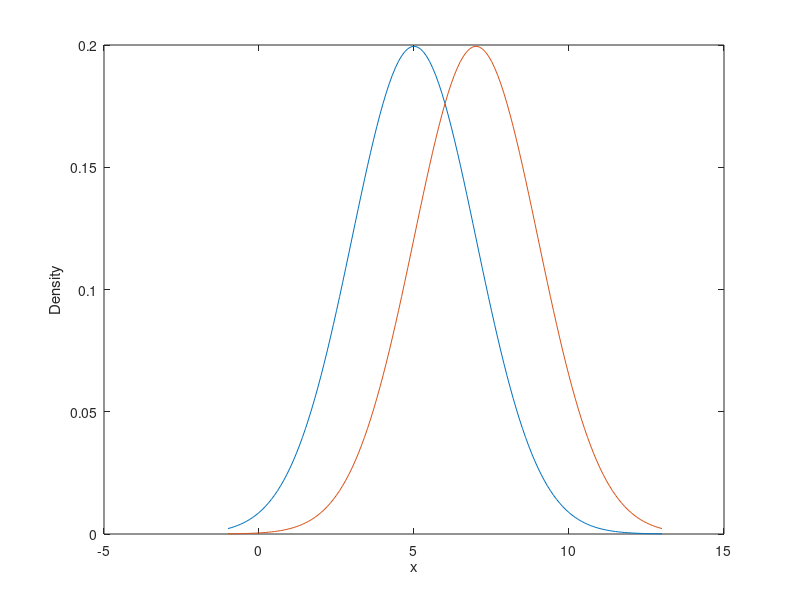

This chart was generated by the following MATLAB code: (Note: this script raises an error after producing the figure.)

mu1 = 5;
mu2 = 7;
var = 4;
x = [mu1 - 3*sqrt(var):0.1:mu2 + 3*sqrt(var)];
y1 = normpdf(x, mu1, sqrt(var));
y2 = normpdf(x, mu2, sqrt(var));
plot(x, y1);
hold on
plot(x, y2);
xlabel('x');
ylabel('Density');
close

mu2 = [7, 9, 9.3, 11];
for mu2_idx = 1:length(mu2)
    [fa, h] = roc(mu1, mu2(mu2_idx), sqrt(var));
    plot(fa, h)
    hold on
    mu2(mu2_idx)
    discr = (abs(mu2 - mu1))/sqrt(var)

end

data = load('task_9.mat').('outcomes');

FP = 0;
TP = 0;
for row = 1:length(data)
    if data(row, 1) == 0 && data(row, 2) == 1
        FP = FP + 1; 
    elseif data(row, 1) == 1 && data(row, 2) == 1
        TP = TP + 1;
    end
end

fa_data = FP/sum(data(:,1) == 0);
h_data = TP/sum(data(:,1) == 1);

scatter(fa_data, h_data)
xlabel("False Alarm");
ylabel("Hit");
legend('mu2 = 5', 'mu2 = 9', 'mu2 = 11', 'outcomes (fa, h)');

function [fa, h] = roc(mu1, mu2, sigma)
    min_lim = mu1 - 3*sigma;
    max_lim = mu2 + 3*sigma;
    x = [min_lim:0.1:max_lim];

    rand_nums = (max_lim-min_lim).*rand(100,1) + min_lim;
    x_star = sort([datasample(rand_nums, 100, 'replace', false)]');

    fa = zeros(1, length(x_star));
    h = zeros(1, length(x_star));
    for crit_idx = 1:length(x_star)
        x_star(crit_idx);
        ans_fa = normcdf([x_star(crit_idx) max(x)], mu1, sigma);
        fa(crit_idx) = ans_fa(2) - ans_fa(1);
    
        ans_h = normcdf([x_star(crit_idx) max(x)], mu2,sigma);
        h(crit_idx) = ans_h(2) - ans_h(1);
    end
end
